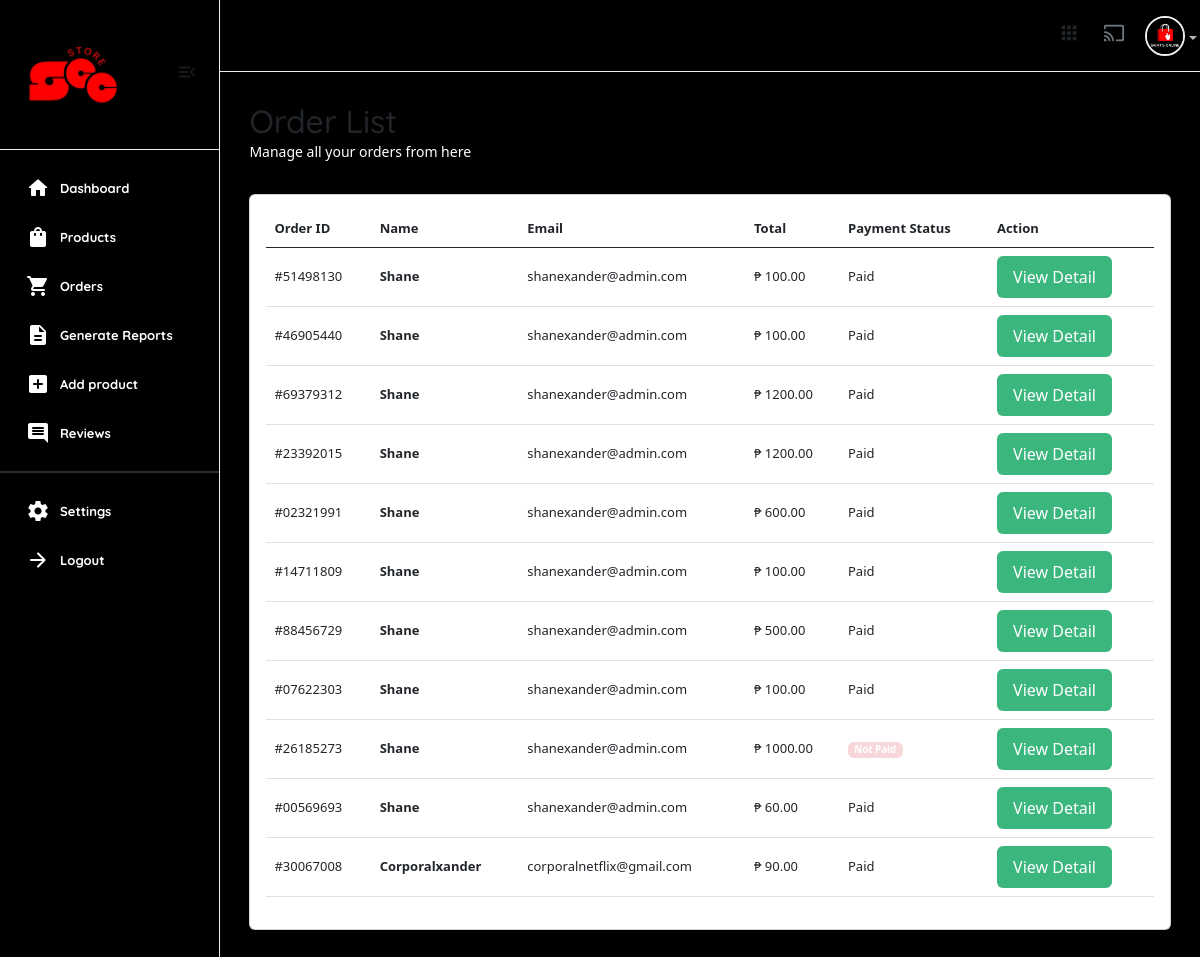
The page /useradmin/orders/ (signed in) on the database as committed earlier.
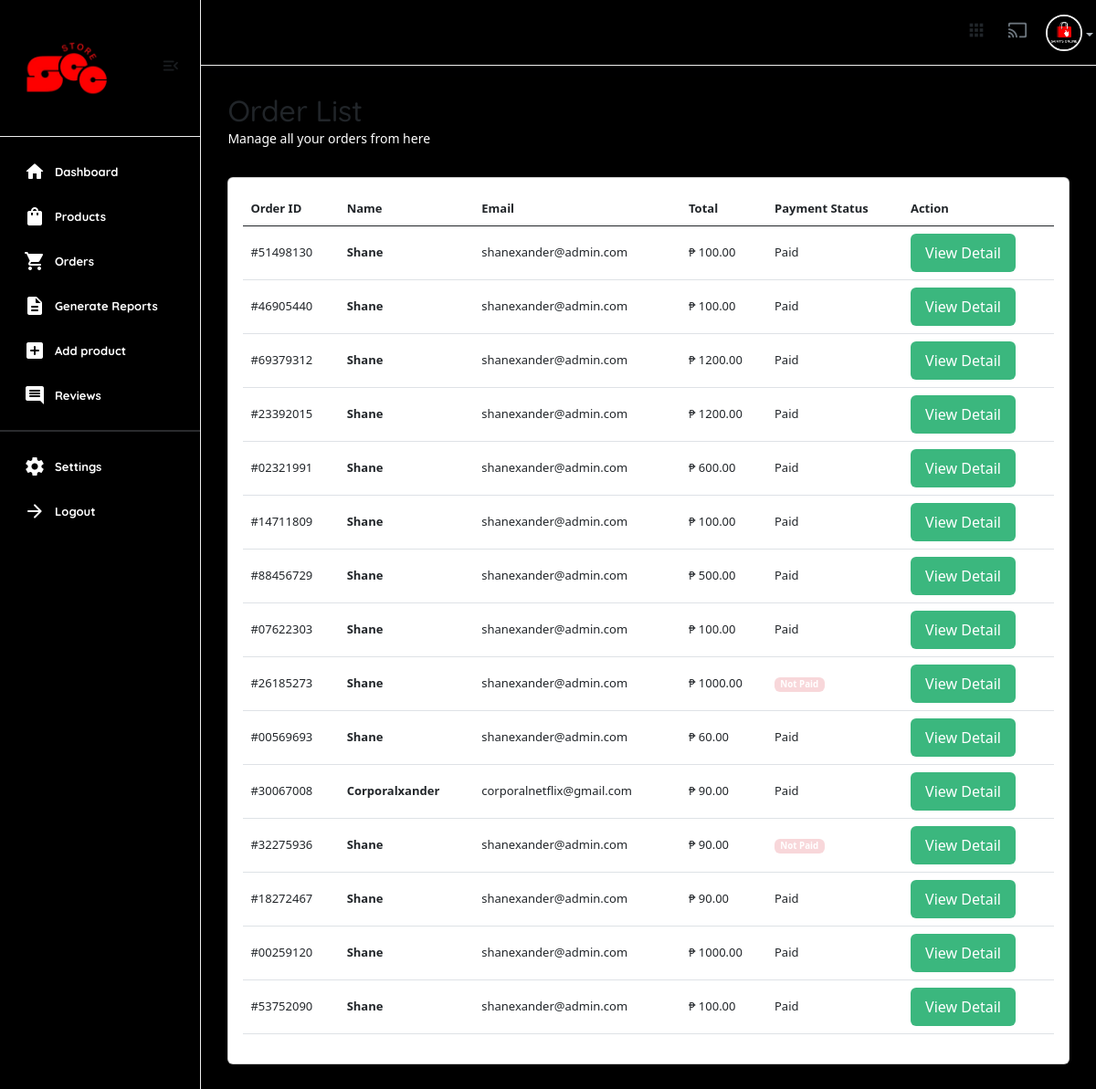
The same page on the database as committed later.
### core/models.py (models this page shows)
class CartOrder(models.Model):
    user = models.ForeignKey(User, on_delete=models.CASCADE,)
    full_name = models.CharField(max_length=100, null=True, blank=True)
    email = models.CharField(max_length=100, null=True, blank=True)
    phone = models.CharField(max_length=100, null=True, blank=True)
    address = models.CharField(max_length=100, null=True, blank=True)
    city = models.CharField(max_length=100, null=True, blank=True)
    state = models.CharField(max_length=100, null=True, blank=True)
    country = models.CharField(max_length=100, null=True, blank=True)
    price = models.DecimalField(max_digits=12, decimal_places=2, default="1.99")
    vat = models. DecimalField(max_digits=12, decimal_places=2, default="0.00")
    saved = models.DecimalField(max_digits=12, decimal_places=2, default="0.00")
    coupons = models.ManyToManyField("core.Coupon", blank=True)
    paid_status = models.BooleanField(default=False)
    order_date = models.DateTimeField(auto_now_add=False, null=True, default=timezone.now)
    product_status = models.CharField(choices=STATUS_CHOICES, max_length=30, default="processing")
    sku = ShortUUIDField(null=True, blank=True, length=5, prefix="SKU", max_length=20, alphabet="abcd1234")
    oid = ShortUUIDField(null=True, blank=True, length=8, max_length=20, alphabet="1234567890")
    date = models.DateTimeField(default=timezone.now, null=True, blank=True)
    stripe_payment_intent = models.CharField(max_length=1000, null=True, blank=True)
    class Meta:
        verbose_name_plural = "Cart Order"

### useradmin/views.py (the view)
# urls.py: path("orders/", views.orders, name="orders"),
@user_passes_test(is_admin)
def orders(request):
    orders = CartOrder.objects.all()
    context = {
        'orders':orders,
    }
    return render(request, "useradmin/orders.html", context)

### core/context_processor.py (called while the page is built)
def default(request):
    categories = Category.objects.all()
    vendors = Vendor.objects.all()
    min_max_price = Product.objects.aggregate(Min("price"), Max("price"))
    try:
        address = Address.objects.get(user=request.user)
    except:
        address = None
    return {
        'categories': categories,
        'address':address,
        'vendors': vendors,
        'min_max_price':min_max_price
    }

### useradmin/views.py (called while the page is built)
def is_admin(user):
    return user.groups.filter(name='Staff').exists()

### templates/useradmin/orders.html (shortened to what this page needs)
{% extends 'useradmin/base.html' %}
{% load static %}
{% load humanize %}
{% block content %}
<section class="content-main">
    <div class="content-header">
        <div>
            <h2 class="content-title cards-title">Order List</h2>
            <p>Manage all your orders from here</p>
        </div>
    </div>
    <div class="card mb-4">
        <div class="card-body">
            <div class="table-responsive">
                <table class="table table-hover">
                    <thead>
                            <tr>
                            <th>Order ID</th>
                            <th scope="col">Name</th>
                            <th scope="col">Email</th>
                            <th scope="col">Total</th>
                            <th scope="col">Payment Status</th>
                            <th scope="col">Action</th>
                        </tr>
                    </thead>
                    <tbody>
                        {% for c in orders %}
                            <tr>
                                <td>#{{c.oid}}</td>
                                <td><b>{{c.full_name|title}}</b></td>
                                <td>{{c.email}}</td>
                                <td>₱ {{c.price}}</td>
                                {% if c.paid_status == True %}
                                    <td>Paid</td>
                                {% else %}
                                    <td><span class="badge alert-danger">Not Paid</span></td>
                                {% endif %}
                                <td>
                                    <a href="{% url 'useradmin:order_detail' c.id %}" class="btn btn-md rounded font-sm">View Detail</a>
                                </td>
                            </tr>
                        {% endfor %}
                    </tbody>
                </table>
            </div>
        </div>
    </div>
</section>
{% endblock content %}

Rows that differ between the two databases and show on the page:
added CartOrder: oid "32275936", full_name "Shane", email "shanexander@admin.com", price "90.00", paid_status "Not Paid"
added CartOrder: oid "18272467", full_name "Shane", email "shanexander@admin.com", price "90.00", paid_status "Paid"
added CartOrder: oid "00259120", full_name "Shane", email "shanexander@admin.com", price "1000.00", paid_status "Paid"
added CartOrder: oid "53752090", full_name "Shane", email "shanexander@admin.com", price "100.00", paid_status "Paid"
